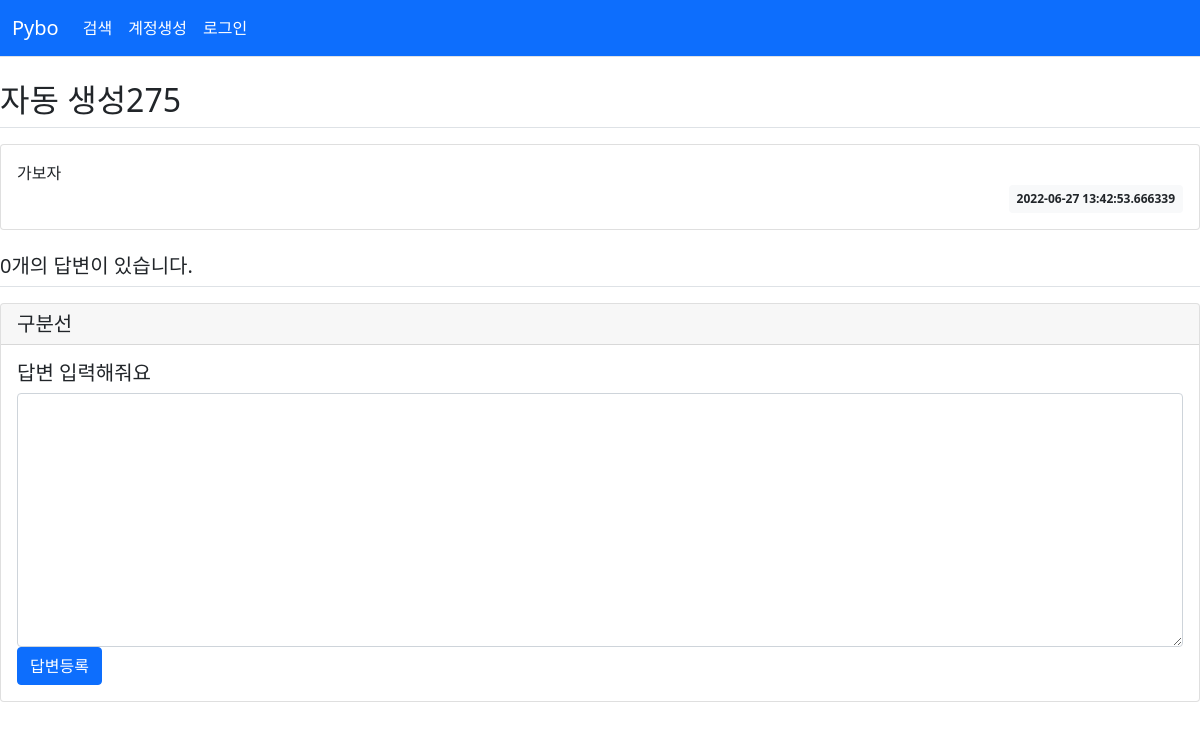
The page /question/detail/313/ on the database as committed earlier.
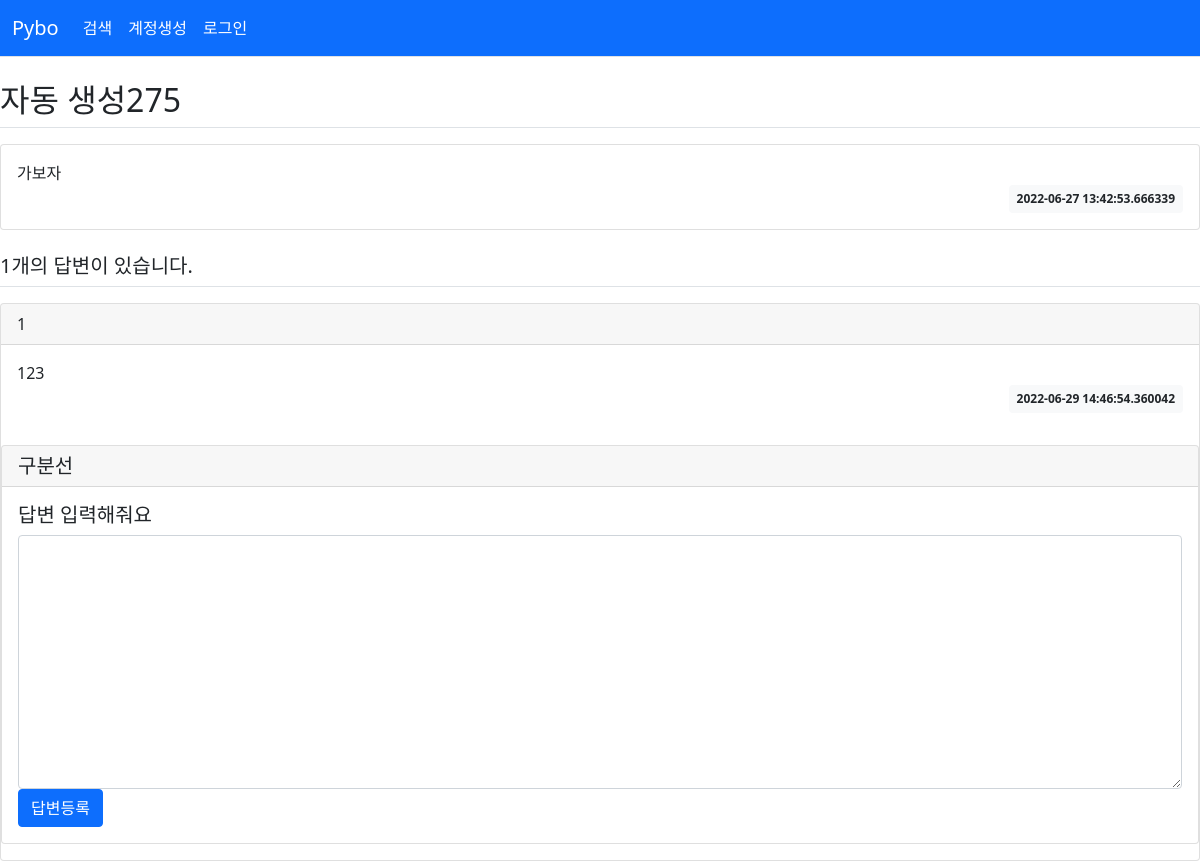
The same page on the database as committed later.
### pybo/models.py (models this page shows)
class Question(db.Model):
    id = db.Column(db.Integer, primary_key=True)
    subject = db.Column(db.String(200), nullable=False)
    content = db.Column(db.Text(), nullable=False)
    create_date = db.Column(db.DateTime(), nullable=False)

class Answer(db.Model):
    id = db.Column(db.Integer, primary_key=True)
    question_id = db.Column(db.Integer, db.ForeignKey('question.id', ondelete='CASCADE'))
    question = db.relationship('Question', backref=db.backref('answer_set'))
    content = db.Column(db.Text(), nullable=False)
    create_date = db.Column(db.DateTime(), nullable=False)

### pybo/views/question_views.py (the view)
@bp.route('/detail/<int:question_id>/')
def detail(question_id):
    question = Question.query.get_or_404(question_id)
    form = AnswerForm()
    return render_template('questions/question_detail.html', question=question,form=form)

### pybo/forms.py
class AnswerForm(FlaskForm):
    content = TextAreaField('내용', validators=[DataRequired('내용은 필수!!!')])

### pybo/views/auth_views.py (called while the page is built)
@bp.before_app_request
def load_logged_in_user():
    user_id = session.get('user_id')
    if user_id is None:
        g.user = None
    else:
        g.user = User.query.get(user_id)

### pybo/templates/questions/question_detail.html (shortened to what this page needs)
{% extends 'base.html' %}
{% block content %}
{% if question %}
    <h2 class="border-bottom py-2">{{ question.subject }}</h2>
    <div class="card my-3">
        <div class="card-body">
            <div class="card-text" style="white-space: pre-line;">{{ question.content }}</div>
            <div class="d-flex justify-content-end">
                <div class="badge bg-light text-dark p-2">
                    {{ question.create_date }}
                </div>
            </div>
        </div>
    </div>
    <h5 class="border-bottom my-3 py-2">{{ question.answer_set|length }}개의 답변이 있습니다.</h5>
    {% for answer in question.answer_set %}
    <div class="card">
      <div class="card-header">
          {{ loop.index }}
      </div>
      <div class="card-body">
              <div class="card-text" style="white-space: pre-line;">{{ answer.content }}</div>
            <div class="d-flex justify-content-end">
                <div class="badge bg-light text-dark p-2">
                    {{ answer.create_date }}
                </div>
      </div>
    </div>
    {% endfor %}
{% endif %}
            <form action="{{ url_for('answer.create', question_id=question.id) }}" method="post" class="my-3">
                <div class="card">
                  <h5 class="card-header">구분선</h5>
                  <div class="card-body">
                    <h5 class="card-title">답변 입력해줘요</h5>
                    <textarea name="content" id="content" class="form-control" rows="10"></textarea>
                  <input type="submit" value="답변등록" class="btn btn-primary">
                  </div>
                </div>
            </form>
    </div>
{% endblock %}

### pybo/templates/base.html (shortened to what this page needs)
<!doctype html>
<html lang="ko">
<head>
    <link rel="stylesheet" href="{{ url_for('static', filename='bootstrap.min.css') }}">
</head>
<body>
{% include "navbar.html" %}
{% block content %}
{% endblock %}
</body>
</html>

### pybo/templates/navbar.html (shortened to what this page needs)
<nav class="navbar navbar-expand-lg navbar-dark bg-primary border-bottom">
    <div class="container-fluid">
        <a class="navbar-brand" href="{{ url_for('main.index') }}">Pybo</a>
        <div class="collapse navbar-collapse" id="navbarSupportedContent">
            <ul class="navbar-nav">
                <li class="nav-item">
                    <a class="nav-link text-white" href="{{url_for('search.search')}}">검색</a>
                </li>
            </ul>
            {% if g.user %}
            <ul class="navbar-nav" style="float:right">
                    <li class="nav-item ">
                        <a class="nav-link" aria-disabled="true" href="javascript:void(0)">{{ g.user.username }}</a>
                        <a class="nav-link" href="{{url_for('auth.logout')}}"> 로그아웃</a>
                    </li>
                </ul>
                {% else %}
                <ul class="navbar-nav me-auto mb-2 mb-lg-0">
                    <li class="nav-item">
                        <a class="nav-link text-white" href="{{url_for('auth.signup')}}">계정생성</a>
                    </li>
                    <li class="nav-item">
                        <a class="nav-link text-white" href="{{url_for('auth.login')}}">로그인</a>
                    </li>
                {% endif %}
                </ul>
        </div>
    </div>
</nav>

Rows that differ between the two databases and show on the page:
added Answer: content "123", create_date "2022-06-29 14:46:54.360042"
Other text that changed with them:
{{ question.answer_set|length }}: "0" → "1"
